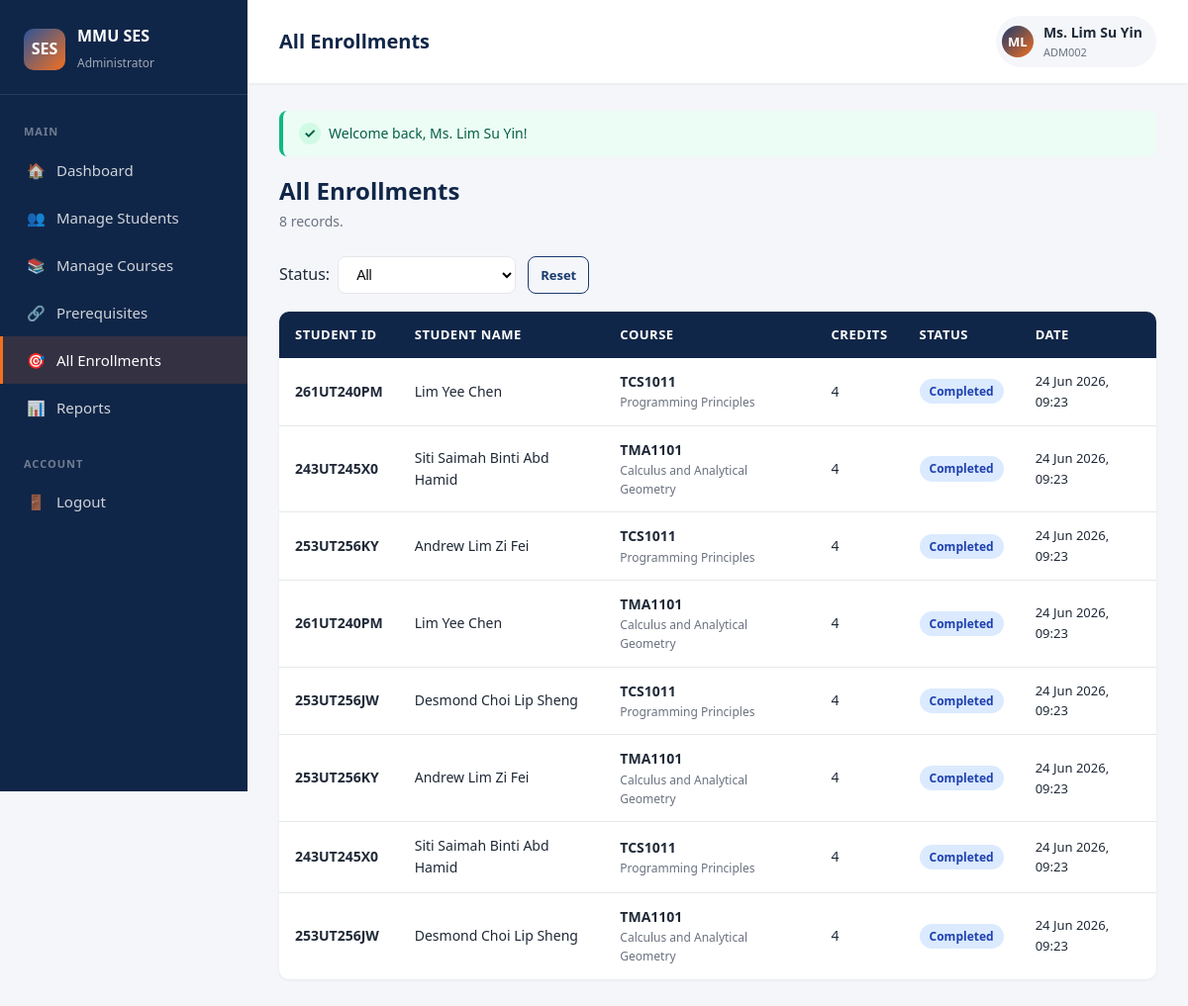
Screenshot of /admin/enrollments.php (signed in) with the database file from the repository.
### tables this page shows
CREATE TABLE enrollments (
    id                INT AUTO_INCREMENT PRIMARY KEY,
    student_id        INT NOT NULL,
    course_id         INT NOT NULL,
    enrollment_date   TIMESTAMP DEFAULT CURRENT_TIMESTAMP,
    status            ENUM('enrolled','waitlisted','dropped','completed')
                          NOT NULL DEFAULT 'enrolled',
    waitlist_position INT DEFAULT NULL,
    FOREIGN KEY (student_id) REFERENCES students(id)  ON DELETE CASCADE,
    FOREIGN KEY (course_id)  REFERENCES courses(id)   ON DELETE CASCADE,
    UNIQUE KEY uq_student_course (student_id, course_id)
);

CREATE TABLE students (
    id              INT AUTO_INCREMENT PRIMARY KEY,
    student_id      VARCHAR(20)  NOT NULL UNIQUE,
    full_name       VARCHAR(100) NOT NULL,
    email           VARCHAR(100) NOT NULL UNIQUE,
    password        VARCHAR(255) NOT NULL,
    programme       VARCHAR(50)  NOT NULL,
    trimester       INT          NOT NULL DEFAULT 1,
    created_at      TIMESTAMP    DEFAULT CURRENT_TIMESTAMP
);

CREATE TABLE courses (
    id              INT AUTO_INCREMENT PRIMARY KEY,
    course_code     VARCHAR(20)  NOT NULL UNIQUE,
    course_name     VARCHAR(150) NOT NULL,
    lecturer_name   VARCHAR(100) NOT NULL,
    credit_hours    INT          NOT NULL DEFAULT 3,
    quota           INT          NOT NULL DEFAULT 30,
    enrolled_count  INT          NOT NULL DEFAULT 0,
    programme       VARCHAR(50)  NOT NULL,
    trimester       INT          NOT NULL DEFAULT 1,
    schedule_info   VARCHAR(200) DEFAULT '',
    created_at      TIMESTAMP    DEFAULT CURRENT_TIMESTAMP
);

### includes/bootstrap.php (called while the page is built, shortened)
<?php
spl_autoload_register(function (string $cls): void {
    foreach (['models', 'controllers'] as $dir) {
        $path = APP_ROOT . '/' . $dir . '/' . $cls . '.php';
        if (is_file($path)) {
            return;
        }
    }
});
require_once APP_ROOT . '/includes/auth.php';

### models/Database.php (called while the page is built, shortened)
<?php
class Database {
    private static ?PDO $instance = null;
    public static function pdo(): PDO {
        if (self::$instance === null) {
            $dsn = 'mysql:host=' . DB_HOST
                 . ';dbname=' . DB_NAME
                 . ';charset=utf8mb4';
            try {
                self::$instance = new PDO($dsn, DB_USER, DB_PASS, [
                    PDO::ATTR_ERRMODE            => PDO::ERRMODE_EXCEPTION,
                    PDO::ATTR_DEFAULT_FETCH_MODE => PDO::FETCH_ASSOC,
                    PDO::ATTR_EMULATE_PREPARES   => false,
                ]);
            } catch (PDOException $e) {
                http_response_code(500);
                die(self::renderConnectionError($e->getMessage()));
            }
        }
        return self::$instance;
    }
}

### models/EnrollmentModel.php (called while the page is built, shortened)
<?php
class EnrollmentModel {
    public static function findAll(?string $status = null): array {
        $sql = 'SELECT e.id, e.status, e.enrollment_date, e.waitlist_position,
                       s.student_id, s.full_name AS student_name,
                       c.course_code, c.course_name, c.credit_hours
                  FROM enrollments e
                  JOIN students s ON s.id = e.student_id
                  JOIN courses  c ON c.id = e.course_id';
        $params = [];
        $sql .= ' ORDER BY e.enrollment_date DESC';
        $stmt = Database::pdo()->prepare($sql);
        $stmt->execute($params);
        return $stmt->fetchAll();
    }
}

### admin/enrollments.php (the view, shortened to what this page needs)
<?php
require_once __DIR__ . '/../includes/bootstrap.php';
$filter = $_GET['status'] ?? '';
$valid  = ['enrolled', 'waitlisted', 'dropped', 'completed'];
$enrollments = EnrollmentModel::findAll(in_array($filter, $valid, true) ? $filter : null);
require_once __DIR__ . '/../includes/header.php';
?>
<div class="page-header">
    <div>
        <h2>All Enrollments</h2>
        <p><?= count($enrollments) ?> record<?= count($enrollments) === 1 ? '' : 's' ?><?= $filter ? ' (filtered)' : '' ?>.</p>
    </div>
</div>
<form method="GET" class="filter-bar">
    <label style="display:flex;align-items:center;gap:8px;">Status:
        <select name="status" onchange="this.form.submit()">
            <option value="">All</option>
        </select>
    </label>
    <a href="<?= base_url('admin/enrollments.php') ?>" class="btn btn-outline btn-sm">Reset</a>
</form>
<?php if (empty($enrollments)): ?>
    <div class="empty-state"><div class="icon">📭</div><p>No enrollments match the filter.</p></div>
<?php else: ?>
<div class="table-wrapper">
    <table>
        <thead>
            <tr><th>Student ID</th><th>Student Name</th><th>Course</th><th>Credits</th><th>Status</th><th>Date</th></tr>
        </thead>
        <tbody>
            <?php foreach ($enrollments as $r): ?>
                <tr>
                    <td><strong><?= e($r['student_id']) ?></strong></td>
                    <td><?= e($r['student_name']) ?></td>
                    <td>
                        <strong><?= e($r['course_code']) ?></strong>
                        <div style="font-size:12px;color:var(--text-muted);"><?= e($r['course_name']) ?></div>
                    </td>
                    <td><?= (int)$r['credit_hours'] ?></td>
                    <td><?= status_badge($r['status'], $r['waitlist_position'] ?? null) ?></td>
                    <td style="font-size:13px;"><?= e(date('d M Y, H:i', strtotime($r['enrollment_date']))) ?></td>
                </tr>
            <?php endforeach; ?>
        </tbody>
    </table>
</div>
<?php endif; ?>
<?php require_once __DIR__ . '/../includes/footer.php'; ?>

### includes/auth.php (shortened to what this page needs)
<?php
function base_url(string $path = ''): string {
    $script = $_SERVER['SCRIPT_NAME'];
    $dir = str_replace('\\', '/', dirname($script));
    if (basename($dir) === 'student' || basename($dir) === 'admin') {
        $dir = dirname($dir);
    }
    $dir = rtrim($dir, '/');
    return $dir . '/' . ltrim($path, '/');
}
function e(string $s): string {
    return htmlspecialchars($s, ENT_QUOTES, 'UTF-8');
}
function flash_get(): ?array {
    if (!empty($_SESSION['flash'])) {
        $f = $_SESSION['flash'];
        return $f;
    }
    return null;
}
function flash_render(): string {
    $f = flash_get();
    $cls = 'alert-info';
    $icon = 'i';
    switch ($f['type']) {
        case 'success': $cls = 'alert-success'; $icon = '✓'; break;
    }
    return '<div class="alert ' . $cls . '">'
         . '<span class="alert-icon">' . $icon . '</span>'
         . '<span>' . e($f['message']) . '</span>'
         . '</div>';
}
function status_badge(string $status, ?int $position = null): string {
    $map = [
        'enrolled'   => ['Enrolled',   'badge-success'],
        'waitlisted' => ['Waitlisted', 'badge-warning'],
        'dropped'    => ['Dropped',    'badge-muted'],
        'completed'  => ['Completed',  'badge-info'],
    ];
    [$label, $cls] = $map[$status] ?? [ucfirst($status), 'badge-muted'];
    return '<span class="badge ' . $cls . '">' . e($label) . '</span>';
}

### assets/css/style.css (style rules this page uses)
* { margin: 0; padding: 0; box-sizing: border-box; }
:root { --primary: #1a3a6e; --primary-dark: #102648; --primary-light: #2d5598; --accent: #f37021; --accent-dark: #d85b10; --bg: #f4f6fa; --surface: #ffffff; --text: #1f2937; --text-muted: #6b7280; --border: #e5e7eb; --success: #10b981; --warning: #f59e0b; --danger: #ef4444; --radius: 10px; --shadow-sm: 0 1px 3px rgba(0,0,0,0.06); --shadow: 0 4px 12px rgba(0,0,0,0.08); --shadow-lg: 0 10px 30px rgba(0,0,0,0.12); }
body { font-family: 'Segoe UI', system-ui, -apple-system, Tahoma, sans-serif; background-color: var(--bg); color: var(--text); line-height: 1.6; min-height: 100vh; }
a { color: var(--primary); text-decoration: none; }
.btn { display: inline-flex; align-items: center; justify-content: center; gap: 8px; padding: 12px 22px; background: var(--primary); color: #fff; border: none; border-radius: 8px; font-size: 15px; font-weight: 600; cursor: pointer; transition: all 0.2s; text-decoration: none; }
.btn-outline { background: transparent; color: var(--primary); border: 1.5px solid var(--primary); }
.btn-sm { padding: 6px 12px; font-size: 13px; }
.alert { padding: 12px 16px; border-radius: 8px; margin-bottom: 16px; font-size: 14px; border-left: 4px solid; }
.alert-success { background: #ecfdf5; color: #065f46; border-color: var(--success); }
.page-header { margin-bottom: 24px; display: flex; justify-content: space-between; align-items: center; flex-wrap: wrap; gap: 12px; }
.page-header h2 { font-size: 24px; color: var(--primary-dark); }
.page-header p { color: var(--text-muted); font-size: 14px; }
.table-wrapper { overflow-x: auto; background: var(--surface); border-radius: var(--radius); box-shadow: var(--shadow-sm); }
table { width: 100%; border-collapse: collapse; }
thead tr { background: var(--primary-dark); color: #fff; }
th, td { padding: 13px 16px; text-align: left; font-size: 14px; }
th { font-weight: 600; font-size: 13px; text-transform: uppercase; letter-spacing: 0.5px; }
tbody tr { border-bottom: 1px solid var(--border); transition: background 0.15s; }
tbody tr:last-child { border-bottom: none; }
.badge { display: inline-block; padding: 3px 10px; border-radius: 20px; font-size: 12px; font-weight: 600; }
.badge-info { background: #dbeafe; color: #1e40af; }
.filter-bar { display: flex; gap: 12px; margin-bottom: 18px; flex-wrap: wrap; }
.filter-bar input, .filter-bar select { padding: 9px 14px; border: 1.5px solid var(--border); border-radius: 8px; font-size: 14px; background: var(--surface); flex: 1; min-width: 180px; }
.alert-icon { display: inline-flex; width: 22px; height: 22px; align-items: center; justify-content: center; border-radius: 50%; margin-right: 8px; font-weight: 700; }
.alert-success .alert-icon { background: #d1fae5; }

### rows the page displays
enrollments: student.student_id "261UT240PM", student.full_name "Lim Yee Chen", course.course_code "TCS1011", course.course_name "Programming Principles", course.credit_hours "4", enrollment_date "24 Jun 2026, 09:23"
enrollments: student.student_id "243UT245X0", student.full_name "Siti Saimah Binti Abd Hamid", course.course_code "TMA1101", course.course_name "Calculus and Analytical Geometry", course.credit_hours "4", enrollment_date "24 Jun 2026, 09:23"
enrollments: student.student_id "253UT256KY", student.full_name "Andrew Lim Zi Fei", course.course_code "TCS1011", course.course_name "Programming Principles", course.credit_hours "4", enrollment_date "24 Jun 2026, 09:23"
enrollments: student.student_id "261UT240PM", student.full_name "Lim Yee Chen", course.course_code "TMA1101", course.course_name "Calculus and Analytical Geometry", course.credit_hours "4", enrollment_date "24 Jun 2026, 09:23"
enrollments: student.student_id "253UT256JW", student.full_name "Desmond Choi Lip Sheng", course.course_code "TCS1011", course.course_name "Programming Principles", course.credit_hours "4", enrollment_date "24 Jun 2026, 09:23"
enrollments: student.student_id "253UT256KY", student.full_name "Andrew Lim Zi Fei", course.course_code "TMA1101", course.course_name "Calculus and Analytical Geometry", course.credit_hours "4", enrollment_date "24 Jun 2026, 09:23"
enrollments: student.student_id "243UT245X0", student.full_name "Siti Saimah Binti Abd Hamid", course.course_code "TCS1011", course.course_name "Programming Principles", course.credit_hours "4", enrollment_date "24 Jun 2026, 09:23"
enrollments: student.student_id "253UT256JW", student.full_name "Desmond Choi Lip Sheng", course.course_code "TMA1101", course.course_name "Calculus and Analytical Geometry", course.credit_hours "4", enrollment_date "24 Jun 2026, 09:23"

### other values shown
$m['icon'] "🏠"
$m['label'] "Dashboard"
$m['icon'] "👥"
$m['label'] "Manage Students"
$m['icon'] "📚"
$m['label'] "Manage Courses"
$m['icon'] "🔗"
$m['label'] "Prerequisites"
$m['icon'] "🎯"
$m['label'] "All Enrollments"
$m['icon'] "📊"
$m['label'] "Reports"
$m['icon'] "🚪"
$m['label'] "Logout"
$page_title "All Enrollments"
